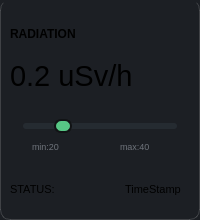
                  <widget class="QFrame" name="radiationKpiCard">
                   <property name="maximumSize">
                    <size>
                     <width>200</width>
                     <height>300</height>
                    </size>
                   </property>
                   <property name="styleSheet">
                    <string notr="true">background-color: rgb(28, 31, 36);
border-top-color: rgb(0, 170, 0);
border-radius: 10px;
border-bottom: 1px solid rgba(255, 255, 255, 40);
border-right: 1px solid rgba(255, 255, 255, 40);
border-left: 1px solid rgba(255, 255, 255, 40);

background: qlineargradient(
    x1:0, y1:0,
    x2:0, y2:1,
    stop:0 #1D2126,
    stop:1 #16191D
);</string>
                   </property>
                   <property name="frameShape">
                    <enum>QFrame::StyledPanel</enum>
                   </property>
                   <property name="frameShadow">
                    <enum>QFrame::Raised</enum>
                   </property>
                   <layout class="QVBoxLayout" name="verticalLayout_11">
                    <property name="spacing">
                     <number>7</number>
                    </property>
                    <property name="leftMargin">
                     <number>0</number>
                    </property>
                    <property name="topMargin">
                     <number>0</number>
                    </property>
                    <property name="rightMargin">
                     <number>0</number>
                    </property>
                    <item>
                     <widget class="QFrame" name="radiationStatusBar">
                      <property name="maximumSize">
                       <size>
                        <width>200</width>
                        <height>6</height>
                       </size>
                      </property>
                      <property name="styleSheet">
                       <string notr="true">background-color: rgb(109, 174, 87); 
    border-top-left-radius: 10px;
    border-top-right-radius: 10px;</string>
                      </property>
                      <property name="frameShape">
                       <enum>QFrame::StyledPanel</enum>
                      </property>
                      <property name="frameShadow">
                       <enum>QFrame::Raised</enum>
                      </property>
                     </widget>
                    </item>
                    <item>
                     <widget class="QFrame" name="radiationKpiFrame">
                      <property name="minimumSize">
                       <size>
                        <width>0</width>
                        <height>201</height>
                       </size>
                      </property>
                      <property name="maximumSize">
                       <size>
                        <width>16777215</width>
                        <height>201</height>
                       </size>
                      </property>
                      <property name="styleSheet">
                       <string notr="true">border:none;
background:transparent;</string>
                      </property>
                      <property name="frameShape">
                       <enum>QFrame::StyledPanel</enum>
                      </property>
                      <property name="frameShadow">
                       <enum>QFrame::Raised</enum>
                      </property>
                      <layout class="QVBoxLayout" name="verticalLayout_14">
                       <property name="spacing">
                        <number>0</number>
                       </property>
                       <item>
                        <widget class="QLabel" name="radiationKpiLabel">
                         <property name="maximumSize">
                          <size>
                           <width>180</width>
                           <height>35</height>
                          </size>
                         </property>
                         <property name="font">
                          <font>
                           <bold>true</bold>
                          </font>
                         </property>
                         <property name="text">
                          <string>RADIATION</string>
                         </property>
                        </widget>
                       </item>
                       <item>
                        <widget class="QLabel" name="radiationKpiDataLabel">
                         <property name="maximumSize">
                          <size>
                           <width>180</width>
                           <height>50</height>
                          </size>
                         </property>
                         <property name="font">
                          <font>
                           <pointsize>22</pointsize>
                          </font>
                         </property>
                         <property name="text">
                          <string>0.2 uSv/h</string>
                         </property>
                        </widget>
                       </item>
                       <item alignment="Qt::AlignHCenter|Qt::AlignTop">
                        <widget class="QWidget" name="radiationThreshBar" native="true">
                         <property name="minimumSize">
                          <size>
                           <width>0</width>
                           <height>55</height>
                          </size>
                         </property>
                         <property name="maximumSize">
                          <size>
                           <width>180</width>
                           <height>35</height>
                          </size>
                         </property>
                         <layout class="QVBoxLayout" name="verticalLayout_23">
                          <property name="spacing">
                           <number>0</number>
                          </property>
                          <property name="topMargin">
                           <number>15</number>
                          </property>
                          <property name="bottomMargin">
                           <number>0</number>
                          </property>
                          <item>
                           <widget class="QSlider" name="radiationSlider">
                            <property name="enabled">
                             <bool>false</bool>
                            </property>
                            <property name="minimumSize">
                             <size>
                              <width>154</width>
                              <height>20</height>
                             </size>
                            </property>
                            <property name="maximumSize">
                             <size>
                              <width>154</width>
                              <height>20</height>
                             </size>
                            </property>
                            <property name="styleSheet">
                             <string notr="true">QSlider::groove:horizontal {
    background: #252B31;
    height: 6px;
    border-radius: 3px;
}

QSlider::handle:horizontal {
    background: #57C785;
    width: 14px;
    height: 14px;
    margin: -4px 0;
    border-radius: 7px;
    border: 2px solid #111315;
}</string>
                            </property>
                            <property name="maximum">
                             <number>100</number>
                            </property>
                            <property name="value">
                             <number>23</number>
                            </property>
                            <property name="orientation">
                             <enum>Qt::Horizontal</enum>
                            </property>
                           </widget>
                          </item>
                          <item>
                           <widget class="QFrame" name="radiationMinMaxFrame">
                            <property name="minimumSize">
                             <size>
                              <width>0</width>
                              <height>30</height>
                             </size>
                            </property>
                            <property name="frameShape">
                             <enum>QFrame::StyledPanel</enum>
                            </property>
                            <property name="frameShadow">
                             <enum>QFrame::Raised</enum>
                            </property>
                            <layout class="QHBoxLayout" name="horizontalLayout_19">
                             <property name="spacing">
                              <number>40</number>
                             </property>
                             <property name="topMargin">
                              <number>0</number>
                             </property>
                             <item>
                              <widget class="QLabel" name="radiationMin">
                               <property name="minimumSize">
                                <size>
                                 <width>0</width>
                                 <height>9</height>
                                </size>
                               </property>
                               <property name="maximumSize">
                                <size>
                                 <width>16777215</width>
                                 <height>9</height>
                                </size>
                               </property>
                               <property name="font">
                                <font>
                                 <pointsize>7</pointsize>
                                </font>
                               </property>
                               <property name="styleSheet">
                                <string notr="true">color: #6E737B;</string>
                               </property>
                               <property name="text">
                                <string>min:20</string>
                               </property>
                              </widget>
                             </item>
                             <item>
                              <widget class="QLabel" name="radiationMax">
                               <property name="minimumSize">
                                <size>
                                 <width>0</width>
                                 <height>9</height>
                                </size>
                               </property>
                               <property name="maximumSize">
                                <size>
                                 <width>16777215</width>
                                 <height>9</height>
                                </size>
                               </property>
                               <property name="font">
                                <font>
                                 <pointsize>7</pointsize>
                                </font>
                               </property>
                               <property name="styleSheet">
                                <string notr="true">color: #6E737B;</string>
                               </property>
                               <property name="text">
                                <string>max:40</string>
                               </property>
                              </widget>
                             </item>
                            </layout>
                           </widget>
                          </item>
                         </layout>
                        </widget>
                       </item>
                       <item>
                        <widget class="QFrame" name="radiationStatusFrame">
                         <property name="minimumSize">
                          <size>
                           <width>0</width>
                           <height>20</height>
                          </size>
                         </property>
                         <property name="maximumSize">
                          <size>
                           <width>180</width>
                           <height>20</height>
                          </size>
                         </property>
                         <property name="frameShape">
                          <enum>QFrame::StyledPanel</enum>
                         </property>
                         <property name="frameShadow">
                          <enum>QFrame::Raised</enum>
                         </property>
                         <layout class="QHBoxLayout" name="horizontalLayout_10">
                          <property name="spacing">
                           <number>50</number>
                          </property>
                          <property name="leftMargin">
                           <number>0</number>
                          </property>
                          <property name="topMargin">
                           <number>0</number>
                          </property>
                          <property name="rightMargin">
                           <number>0</number>
                          </property>
                          <property name="bottomMargin">
                           <number>0</number>
                          </property>
                          <item>
                           <widget class="QLabel" name="radiationStatusLabel">
                            <property name="font">
                             <font>
                              <pointsize>8</pointsize>
                             </font>
                            </property>
                            <property name="text">
                             <string>STATUS: </string>
                            </property>
                           </widget>
                          </item>
                          <item>
                           <widget class="QLabel" name="radiationTimeStamp">
                            <property name="font">
                             <font>
                              <pointsize>8</pointsize>
                             </font>
                            </property>
                            <property name="text">
                             <string>TimeStamp</string>
                            </property>
                           </widget>
                          </item>
                         </layout>
                        </widget>
                       </item>
                      </layout>
                     </widget>
                    </item>
                   </layout>
                  </widget>
